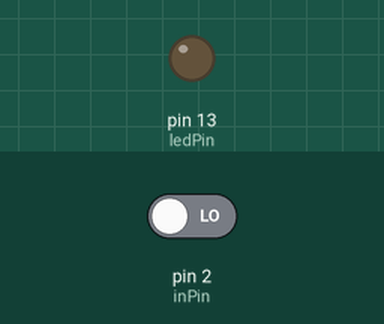
A sketch run on a simulated Arduino Uno, built with avr-gcc and run on an emulated ATmega328P. Parts: output pins drawn as LEDs (lit = HIGH). Inputs (shaded band) come from the test bench; at power-on: pin 2 (inPin) LOW.

Above: at 1.2 s.
1.3 s: pin 2 (inPin) driven HIGH
At 2.5 s:
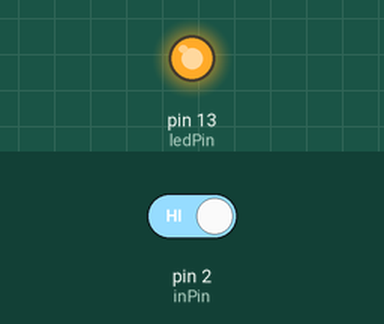
2.8 s: pin 2 (inPin) driven LOW
At 3.9 s:
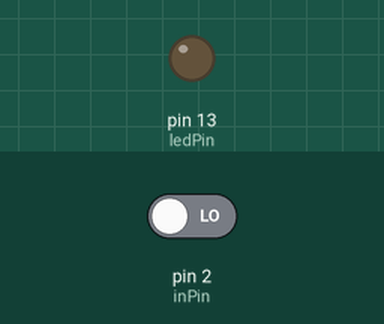
Timing chart, 0 to 5.8 s (numbered marks = the images above; inputs shaded):
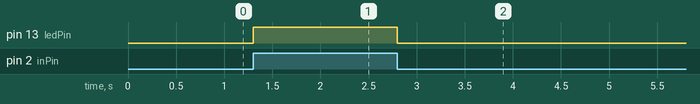

The sketch:

pushbutton.ino
```cpp
int ledPin = 13;
int inPin = 2;
int value = 0;
void setup() {
  pinMode(inPin,INPUT);
  pinMode(ledPin,OUTPUT);
}

void loop() {
  // put your main code here, to run repeatedly:
  value = digitalRead(inPin);
  if(value ==HIGH){
    digitalWrite(ledPin,HIGH);
  }
  else{
    digitalWrite(ledPin,LOW);
  }


}
```

Measured:
- after the input at 1.3 s, pin 13 (ledPin): LOW → HIGH at once
- after the input at 2.8 s, pin 13 (ledPin): HIGH → LOW at once
